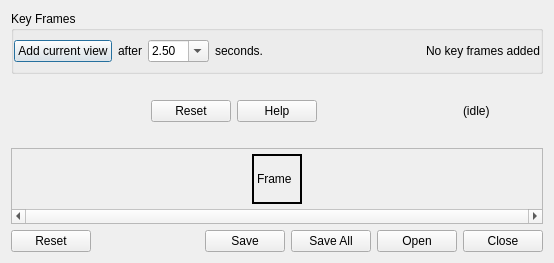
<?xml version="1.0" encoding="UTF-8"?>
<ui version="4.0">
 <class>movie_dialog</class>
 <widget class="QDialog" name="movie_dialog">
  <property name="geometry">
   <rect>
    <x>0</x>
    <y>0</y>
    <width>554</width>
    <height>263</height>
   </rect>
  </property>
  <property name="windowTitle">
   <string>V3DCinema Movie Maker</string>
  </property>
  <layout class="QVBoxLayout" name="verticalLayout_2">
   <item>
    <layout class="QHBoxLayout" name="horizontalLayout">
     <item>
      <widget class="QGroupBox" name="groupBox">
       <property name="title">
        <string>Key Frames</string>
       </property>
       <layout class="QVBoxLayout" name="verticalLayout">
        <property name="margin">
         <number>0</number>
        </property>
        <item>
         <layout class="QHBoxLayout" name="horizontalLayout_2">
          <item>
           <widget class="QPushButton" name="addCurrentViewButton">
            <property name="toolTip">
             <string>Add new key frame from current V3D 3D viewer state to your movie</string>
            </property>
            <property name="text">
             <string>Add current view</string>
            </property>
            <property name="default">
             <bool>true</bool>
            </property>
           </widget>
          </item>
          <item>
           <widget class="QLabel" name="label">
            <property name="text">
             <string>after</string>
            </property>
           </widget>
          </item>
          <item>
           <widget class="QComboBox" name="frameIntervalSelector">
            <property name="sizePolicy">
             <sizepolicy hsizetype="Preferred" vsizetype="Fixed">
              <horstretch>0</horstretch>
              <verstretch>0</verstretch>
             </sizepolicy>
            </property>
            <property name="maximumSize">
             <size>
              <width>65</width>
              <height>16777215</height>
             </size>
            </property>
            <property name="toolTip">
             <string>Amount of time to transition from the previous key frame to the new view</string>
            </property>
            <property name="editable">
             <bool>true</bool>
            </property>
            <property name="currentIndex">
             <number>2</number>
            </property>
            <property name="iconSize">
             <size>
              <width>16</width>
              <height>16</height>
             </size>
            </property>
            <item>
             <property name="text">
              <string>0.10</string>
             </property>
            </item>
            <item>
             <property name="text">
              <string>1.00</string>
             </property>
            </item>
            <item>
             <property name="text">
              <string>2.50</string>
             </property>
            </item>
            <item>
             <property name="text">
              <string>10.00</string>
             </property>
            </item>
           </widget>
          </item>
          <item>
           <widget class="QLabel" name="label_3">
            <property name="text">
             <string>seconds.  </string>
            </property>
           </widget>
          </item>
          <item>
           <spacer name="horizontalSpacer_3">
            <property name="orientation">
             <enum>Qt::Horizontal</enum>
            </property>
            <property name="sizeHint" stdset="0">
             <size>
              <width>40</width>
              <height>20</height>
             </size>
            </property>
           </spacer>
          </item>
          <item>
           <widget class="QLabel" name="keyFrameLabel">
            <property name="text">
             <string>No key frames added</string>
            </property>
           </widget>
          </item>
         </layout>
        </item>
       </layout>
      </widget>
     </item>
    </layout>
   </item>
   <item>
    <widget class="QFrame" name="frame">
     <property name="frameShape">
      <enum>QFrame::NoFrame</enum>
     </property>
     <property name="frameShadow">
      <enum>QFrame::Plain</enum>
     </property>
     <property name="lineWidth">
      <number>0</number>
     </property>
     <layout class="QHBoxLayout" name="horizontalLayout_5">
      <property name="margin">
       <number>0</number>
      </property>
      <item>
       <widget class="QDialogButtonBox" name="playButtonBox">
        <property name="standardButtons">
         <set>QDialogButtonBox::Help|QDialogButtonBox::Reset</set>
        </property>
        <property name="centerButtons">
         <bool>true</bool>
        </property>
       </widget>
      </item>
      <item>
       <widget class="QLabel" name="playbackLabel">
        <property name="minimumSize">
         <size>
          <width>80</width>
          <height>0</height>
         </size>
        </property>
        <property name="text">
         <string>(idle)</string>
        </property>
       </widget>
      </item>
     </layout>
    </widget>
   </item>
   <item>
    <widget class="QScrollArea" name="scrollArea">
     <property name="sizePolicy">
      <sizepolicy hsizetype="Expanding" vsizetype="Fixed">
       <horstretch>0</horstretch>
       <verstretch>0</verstretch>
      </sizepolicy>
     </property>
     <property name="verticalScrollBarPolicy">
      <enum>Qt::ScrollBarAlwaysOff</enum>
     </property>
     <property name="horizontalScrollBarPolicy">
      <enum>Qt::ScrollBarAlwaysOn</enum>
     </property>
     <property name="widgetResizable">
      <bool>true</bool>
     </property>
     <widget class="QWidget" name="scrollAreaWidgetContents">
      <property name="geometry">
       <rect>
        <x>0</x>
        <y>0</y>
        <width>528</width>
        <height>61</height>
       </rect>
      </property>
      <property name="toolTip">
       <string>Storyboard of successive key frames in your movie</string>
      </property>
      <layout class="QHBoxLayout" name="horizontalLayout_3">
       <property name="leftMargin">
        <number>0</number>
       </property>
       <property name="topMargin">
        <number>5</number>
       </property>
       <property name="rightMargin">
        <number>0</number>
       </property>
       <property name="bottomMargin">
        <number>5</number>
       </property>
       <item>
        <spacer name="horizontalSpacer">
         <property name="orientation">
          <enum>Qt::Horizontal</enum>
         </property>
         <property name="sizeHint" stdset="0">
          <size>
           <width>40</width>
           <height>20</height>
          </size>
         </property>
        </spacer>
       </item>
       <item>
        <widget class="QFrame" name="keyLabelFrame">
         <property name="frameShape">
          <enum>QFrame::NoFrame</enum>
         </property>
         <property name="frameShadow">
          <enum>QFrame::Plain</enum>
         </property>
         <property name="lineWidth">
          <number>0</number>
         </property>
         <layout class="QHBoxLayout" name="horizontalLayout_4">
          <property name="margin">
           <number>0</number>
          </property>
          <item>
           <widget class="QLabel" name="frameCartoonLabel">
            <property name="minimumSize">
             <size>
              <width>50</width>
              <height>50</height>
             </size>
            </property>
            <property name="maximumSize">
             <size>
              <width>50</width>
              <height>50</height>
             </size>
            </property>
            <property name="frameShape">
             <enum>QFrame::Box</enum>
            </property>
            <property name="frameShadow">
             <enum>QFrame::Plain</enum>
            </property>
            <property name="lineWidth">
             <number>2</number>
            </property>
            <property name="text">
             <string>Frame</string>
            </property>
           </widget>
          </item>
         </layout>
        </widget>
       </item>
       <item>
        <spacer name="horizontalSpacer_2">
         <property name="orientation">
          <enum>Qt::Horizontal</enum>
         </property>
         <property name="sizeHint" stdset="0">
          <size>
           <width>40</width>
           <height>20</height>
          </size>
         </property>
        </spacer>
       </item>
      </layout>
     </widget>
    </widget>
   </item>
   <item>
    <widget class="QDialogButtonBox" name="buttonBox">
     <property name="toolTip">
      <string/>
     </property>
     <property name="orientation">
      <enum>Qt::Horizontal</enum>
     </property>
     <property name="standardButtons">
      <set>QDialogButtonBox::Close|QDialogButtonBox::Open|QDialogButtonBox::Reset|QDialogButtonBox::Save|QDialogButtonBox::SaveAll</set>
     </property>
    </widget>
   </item>
  </layout>
 </widget>
 <resources/>
 <connections>
  <connection>
   <sender>buttonBox</sender>
   <signal>accepted()</signal>
   <receiver>movie_dialog</receiver>
   <slot>accept()</slot>
   <hints>
    <hint type="sourcelabel">
     <x>248</x>
     <y>254</y>
    </hint>
    <hint type="destinationlabel">
     <x>157</x>
     <y>274</y>
    </hint>
   </hints>
  </connection>
  <connection>
   <sender>buttonBox</sender>
   <signal>rejected()</signal>
   <receiver>movie_dialog</receiver>
   <slot>reject()</slot>
   <hints>
    <hint type="sourcelabel">
     <x>316</x>
     <y>260</y>
    </hint>
    <hint type="destinationlabel">
     <x>286</x>
     <y>274</y>
    </hint>
   </hints>
  </connection>
 </connections>
</ui>
